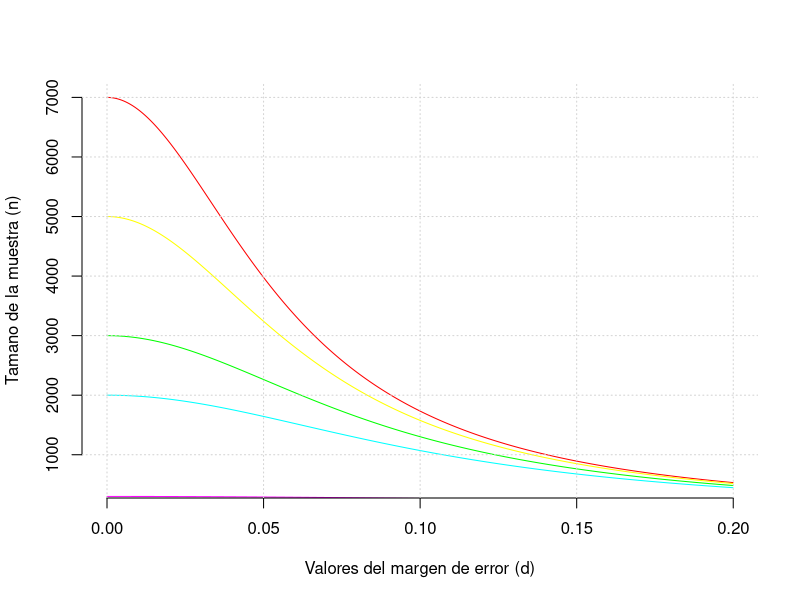

Write the R code that produced this figure.
# x axis #
d <- seq(0.00001, 0.2, 0.0001)
##########
set.seed(3)
y <- rpois(10,5)
y.lgth <- length(y)
lambda <- sum(y)/y.lgth
Z <- abs(qt((1 - 0.95) / 2, y.lgth - 1))
N <- c(7000, 5000, 3000, 2000, 100, 300)
# y axis #
n <- matrix(NA, nrow = length(N), ncol = length(d))
##########

for (i in 1:length(N)) {
    for(j in 1:length(d)) {
        n[i, j] = (N[i] * Z ^ 2 * lambda)/((N[i] * d[j] ^ 2) + (Z ^ 2 * lambda))
    }
}


colors <-  rainbow(length(N))

plot(x = d, y = n[1, ], type = "l", col = colors[1],
     xlab = "", ylab = "", axes = FALSE)
for (i in 2:length(N)) {
    lines(x = d, y = n[i, ], type="l", col=colors[i])
}

x.axis <- seq(0, 0.2, 0.05)
y.axis <- seq(1000, 7000, 1000)
axis(1, at = x.axis)
axis(2, at = y.axis)

title(xlab="Valores del margen de error (d)", col.lab=rgb(0,0,0))
title(ylab = "Tamano de la muestra (n)", col.lab = rgb(0,0,0))

abline(v=x.axis, col="lightgray", lty="dotted")
abline(h=y.axis, col="lightgray", lty="dotted")